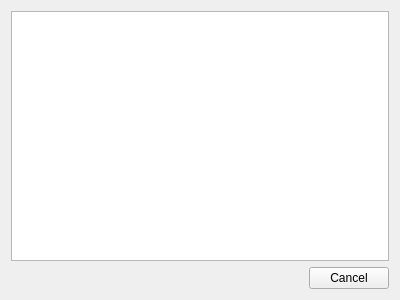
<?xml version="1.0" encoding="UTF-8"?>
<ui version="4.0">
 <class>ShowData</class>
 <widget class="QWidget" name="ShowData">
  <property name="geometry">
   <rect>
    <x>0</x>
    <y>0</y>
    <width>400</width>
    <height>300</height>
   </rect>
  </property>
  <property name="windowTitle">
   <string>浏览数据</string>
  </property>
  <layout class="QGridLayout" name="gridLayout">
   <item row="0" column="0" colspan="2">
    <widget class="QTableView" name="tableView"/>
   </item>
   <item row="1" column="0">
    <spacer name="horizontalSpacer">
     <property name="orientation">
      <enum>Qt::Horizontal</enum>
     </property>
     <property name="sizeHint" stdset="0">
      <size>
       <width>217</width>
       <height>20</height>
      </size>
     </property>
    </spacer>
   </item>
   <item row="1" column="1">
    <widget class="QPushButton" name="ButtonCancel">
     <property name="text">
      <string>Cancel</string>
     </property>
    </widget>
   </item>
  </layout>
 </widget>
 <resources/>
 <connections/>
</ui>
